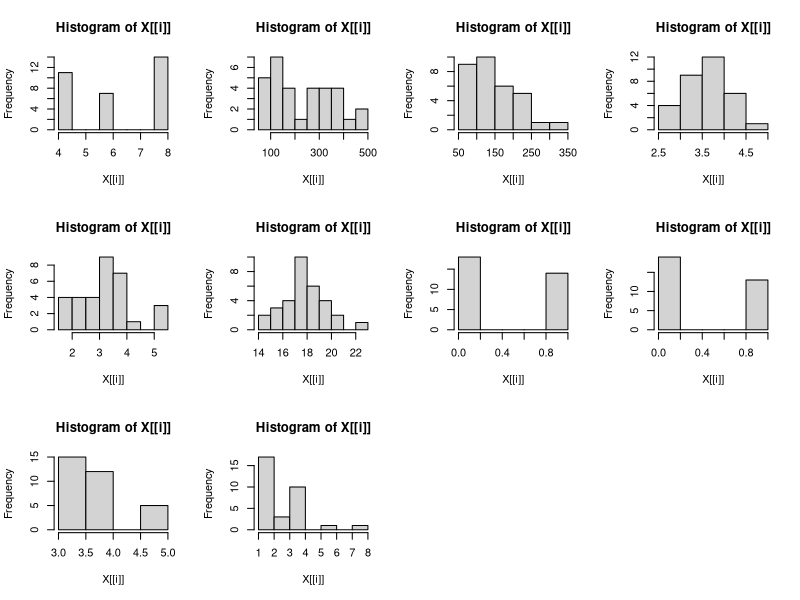
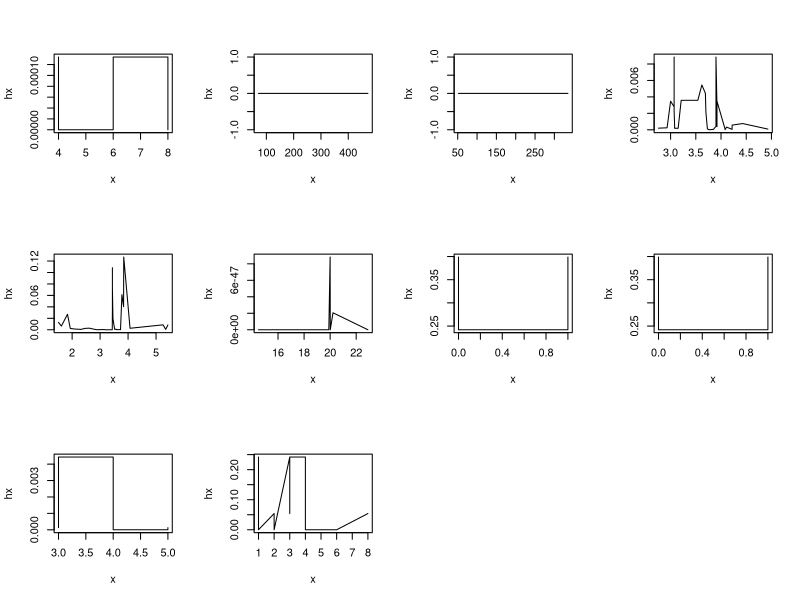
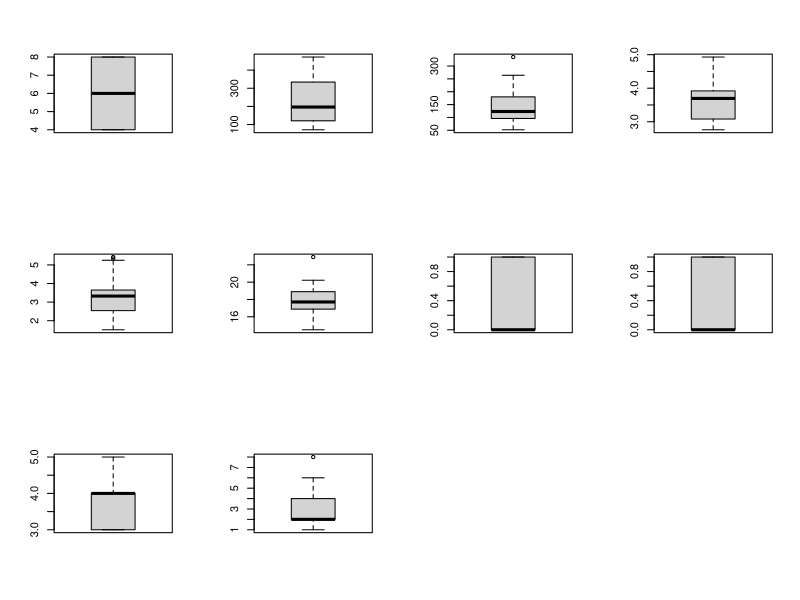

The R source for these figures, in order:
#----------------------Assignment 7.1------------------

# Histogram for all variables in a dataset mtcars. 
# Write a program to create histograms for all columns.

mtcars
str(mtcars)
# all variables are numeric

setwd("E:/Data Analytics with RET/Assignment")
par(mfrow=c(3,4))            # set the graph area
lapply(mtcars[2:11], hist)   # apply histogram plot function to all column of mtcars

# 2. Check the probability distribution of all variables in mtcars
par(mfrow=c(3,4))           # set the graph area

# writing a function to plot probability
prob <- function(prob){
x <- sort(prob)
hx <- dnorm(prob)
p <- plot(x, hx, type="l")
}

lapply(mtcars[2:11], prob)   # applying the function to all the columns


# 3. Write a program to create boxplot for all variables.

par(mfrow=c(3,4)) 

lapply(mtcars[2:11], boxplot)   # applying the function to all the columns

